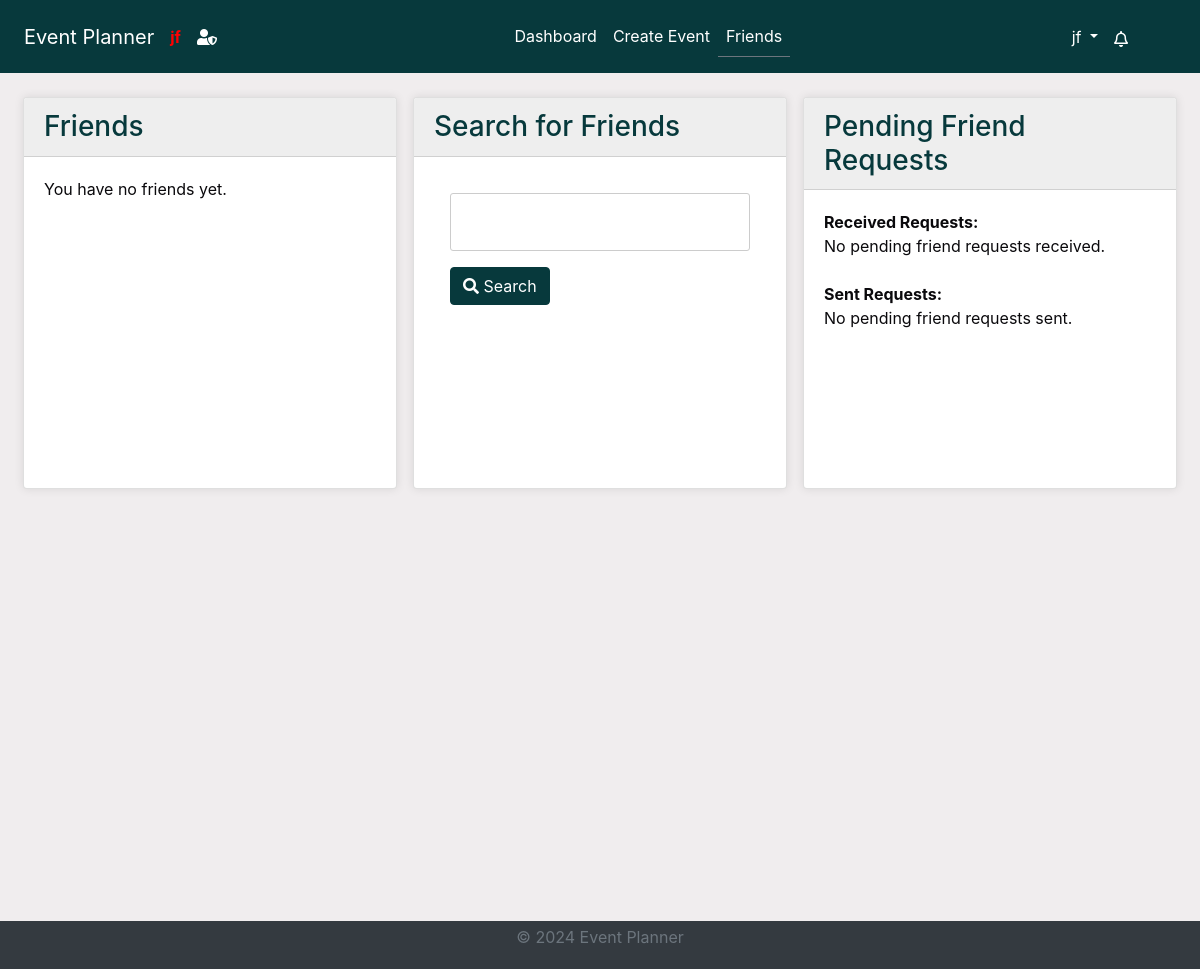
The app's page /friends/ (signed in), older data.
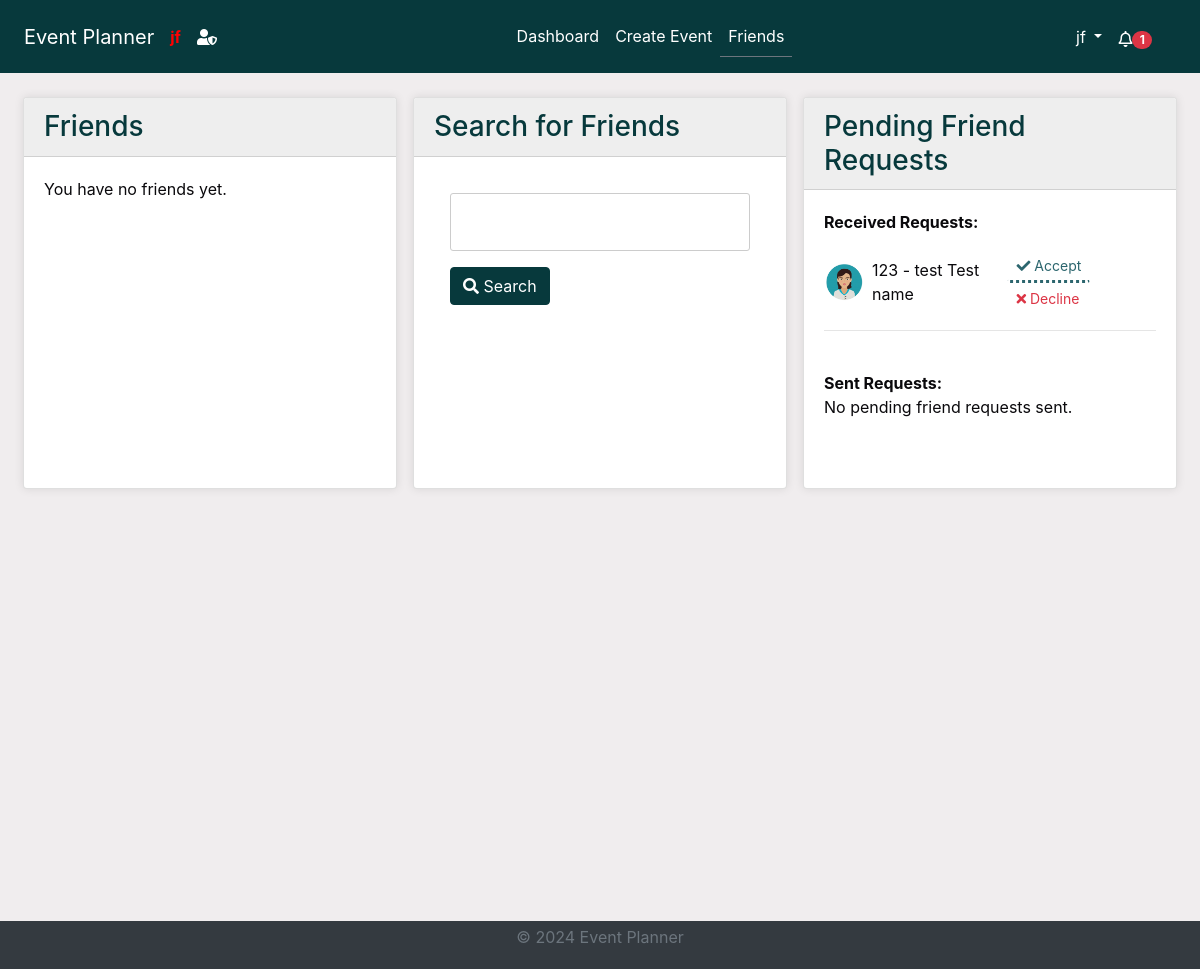
The same page, newer data.
### accounts/models.py (models this page shows, shortened)
class Friendship(models.Model):
    from_user = models.ForeignKey(
        User, related_name="from_friend", on_delete=models.CASCADE
    )
    to_user = models.ForeignKey(
        User, related_name="to_friend", on_delete=models.CASCADE
    )
    status = models.CharField(
        max_length=20,
        choices=[
            ("pending", "Pending"),
            ("accepted", "Accepted"),
            ("declined", "Declined"),
        ],
    )
    created_at = models.DateTimeField(auto_now_add=True)

class UserProfile(models.Model):
    user = models.OneToOneField(User, on_delete=models.CASCADE)
    profile_picture = models.CharField(max_length=254, default="default.svg")
    created_at = models.DateTimeField(auto_now_add=True)
    updated_at = models.DateTimeField(auto_now=True)

### accounts/views.py (the view)
# urls.py: path("friends/", views.friends_page, name="friends_page"),
@login_required
@cache_control(no_cache=True, must_revalidate=True, no_store=True)
def friends_page(request):
    current_user = request.user
    search_query = ""
    search_results = []
    if "search_query" in request.GET or "user" in request.GET:
        search_form = FriendSearchForm(request.GET)
        if search_form.is_valid():
            search_query = search_form.cleaned_data.get("search_query", "")
            selected_user = search_form.cleaned_data.get("user")
            if selected_user:
                search_results = [selected_user]
            else:
                search_results = User.objects.filter(
                    Q(username__icontains=search_query)
                    | Q(first_name__icontains=search_query)
                    | Q(last_name__icontains=search_query)
                ).exclude(id=current_user.id)
        else:
            search_results = []
    else:
        search_form = FriendSearchForm()
        search_results = []
    friends = Friendship.objects.filter(
        (Q(from_user=current_user) | Q(to_user=current_user))
        & Q(status="accepted")
    )
    pending_requests_received = Friendship.objects.filter(
        Q(to_user=current_user) & Q(status="pending")
    )
    pending_requests_sent = Friendship.objects.filter(
        Q(from_user=current_user) & Q(status="pending")
    )
    context = {
        "search_form": search_form,
        "search_query": search_query,
        "search_results": search_results,
        "friends": friends,
        "pending_requests_received": pending_requests_received,
        "pending_requests_sent": pending_requests_sent,
    }
    return render(request, "accounts/friends.html", context)

### accounts/forms.py
class FriendSearchForm(forms.Form):
    search_query = forms.CharField(max_length=100, label="", required=False)

### accounts/context_processors.py (called while the page is built)
def google_api_key(request):
    return {"GOOGLE_API_KEY": os.getenv("GOOGLE_API_KEY")}

### notifications/context_processors.py (called while the page is built)
def notifications(request):
    if request.user.is_authenticated:
        all_unread_notifications = Notification.objects.filter(
            user=request.user, read=False
        ).order_by("-created_at")
        unread_count = all_unread_notifications.count()
        recent_unread_notifications = all_unread_notifications[:8]
        return {
            "recent_unread_notifications": recent_unread_notifications,
            "unread_count": unread_count,
        }
    return {}

### accounts/templates/accounts/friends.html (shortened to what the changed rows need)
{% extends 'base.html' %}
{% load static %}
{% block content %}
<div class="container-fluid">
    <div class="row">
        <div class="col-lg-4 mb-0">
            <div class="card">
                <div class="card-body">
                    <ul class="list-unstyled">
                        <div class="scrollable-column">
                            {% for request in pending_requests_received %}
                            <li>
                                <div class="d-flex justify-content-between align-items-center mt-3">
                                    <img src="{% static 'images/profile_pictures/' %}{{ request.from_user.userprofile.profile_picture }}" alt="{{ request.from_user.username }}'s profile picture" class="rounded-circle mr-2" style="width: 40px; height: 40px;" onerror="this.onerror=null; this.src='{% static 'images/profile_pictures/' %}{{ request.to_user.userprofile.profile_picture }}'">
                                    <span>{{ request.from_user.username }} - {{ request.from_user.first_name }} {{ request.from_user.last_name }}</span>
                                    <div>
                                        <a href="{% url 'respond_friend_request' request.id 'accept' %}" class="btn btn-sm btn-outline-success"><i class="fa fa-check"></i> Accept</a>
                                        <a href="{% url 'respond_friend_request' request.id 'decline' %}" class="btn btn-sm btn-outline-danger"><i class="fa fa-times"></i> Decline</a>
                                    </div>
                                </div>
                            </li>
                            <hr>
                        {% empty %}
                            <li>No pending friend requests received.</li>
                            {% endfor %}
                        </div>
                            <br>
                    </ul>
                </div>
            </div>
        </div>
    </div>
</div>
{% endblock %}

### templates/base.html (shortened to what this page needs)
<!DOCTYPE html>
<html lang="en">
<head>
    {% load static %}
    <link rel="stylesheet" href="https://stackpath.bootstrapcdn.com/bootstrap/4.5.2/css/bootstrap.min.css">
    <link rel="stylesheet" href="{% static 'css/styles.css' %}">
    <link rel="stylesheet" href="https://cdnjs.cloudflare.com/ajax/libs/font-awesome/5.15.4/css/all.min.css">
    <link rel="stylesheet" href="https://cdnjs.cloudflare.com/ajax/libs/fullcalendar/3.10.2/fullcalendar.min.css" />
</head>
<body class="c-app">
    <header class="c-header c-header-light c-header-fixed">
        <nav class="navbar navbar-expand-lg navbar-light">
            <a class="navbar-brand" href="{% url 'home' %}">Event Planner</a>
            <strong style="color:red;">   {{ user.username }} </strong>
            {% if user.is_superuser %}
                <a class="nav-link" href="{% url 'admin:index' %}"> <i class="fas fa-user-shield"></i></a>
            {% endif %}
            <div class="collapse navbar-collapse" id="navbarSupportedContent">
                {% if user.is_authenticated %}
                <ul class="navbar-nav mx-auto">
                    <li class="nav-item {% if request.resolver_match.url_name == 'dashboard' %}active{% endif %}">
                        <a class="nav-link" href="{% url 'dashboard' %}">Dashboard</a>
                    </li>
                    <li class="nav-item {% if request.resolver_match.url_name == 'create_event' %}active{% endif %}">
                        <a class="nav-link" href="{% url 'create_event' %}">Create Event</a>
                    </li>
                    <li class="nav-item {% if request.resolver_match.url_name == 'friends_page' %}active{% endif %}">
                        <a class="nav-link" href="{% url 'friends_page' %}">Friends</a>
                    </li>
                    {% endif %}
                </ul>
                {% if user.is_authenticated %}
                <ul class="navbar-nav d-flex">
                    <li class="nav-item dropdown">
                        <a class="nav-link dropdown-toggle" href="#" id="profileLink" role="button" data-toggle="dropdown" aria-haspopup="true" aria-expanded="false">
                            {{ user.username }}
                        </a>
                    </li>
                </ul>
                {% endif %}
            </div>
            {% if user.is_authenticated %}
                <ul class="navbar-nav ml-auto d-flex">
                    <li class="nav-item mr-3">
                        <a class="nav-link" href="#" id="notificationBell" role="button" data-toggle="dropdown" aria-haspopup="true" aria-expanded="false">
                            <i class="fas fa-bell" style="font-weight:100";></i>
                            {% if unread_count > 0 %}
                                <span class="badge badge-pill badge-danger">{{ unread_count }}</span>
                            {% else %}
                                <span class="badge badge-pill badge-danger" style="opacity: 0;min-width:1.5rem;min-height:0.9rem">{{ unread_count }}</span>
                            {% endif %}
                        </a>
                    </li>
                </ul>
            {% endif %}
        </nav>
    </header>
    <main class="c-main">
        <div class="container-fluid">
            <div class="fade-in">
                {% block content %}{% endblock %}
            </div>
        </div>
    </main>
    <footer class="footer py-1">
        <div class="container text-center">
            <p class="text-muted">&copy; 2024 Event Planner</p>
        </div>
    </footer>
</body>
</html>

Row changes from the older to the newer data that the page shows:
added Friendship: from_user.userprofile.profile_picture (picture), from_user.username "123", from_user.first_name "test", from_user.last_name "Test name"
Text that changed along with them:
{{ unread_count }}: (not shown) → "1"
text no longer shown: "No pending friend requests received."
